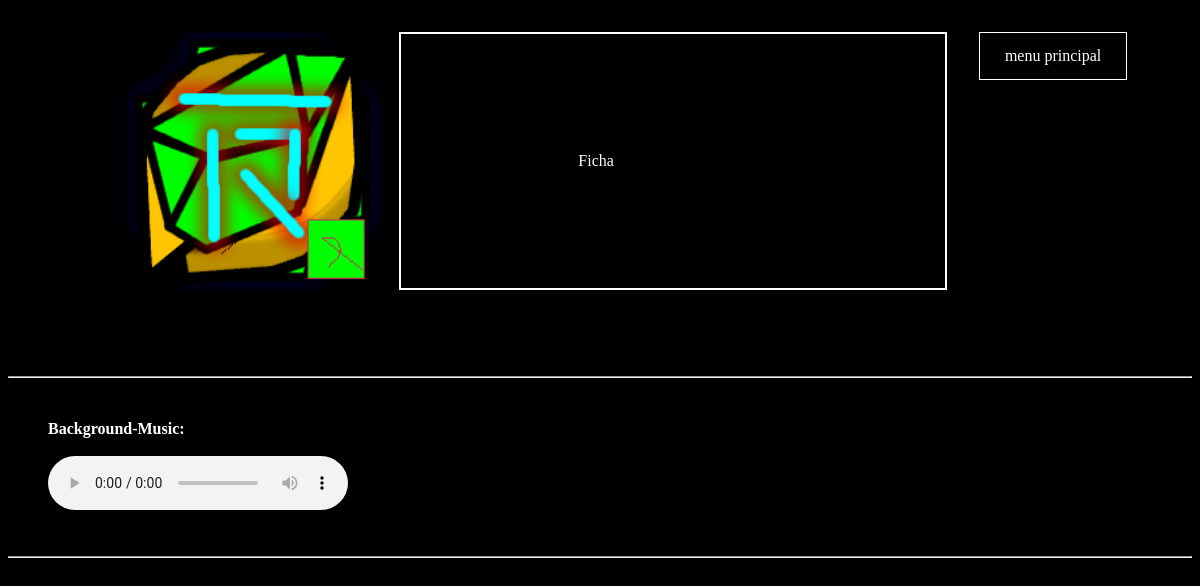
Page /menus/static/key_18.php on the earlier database version.
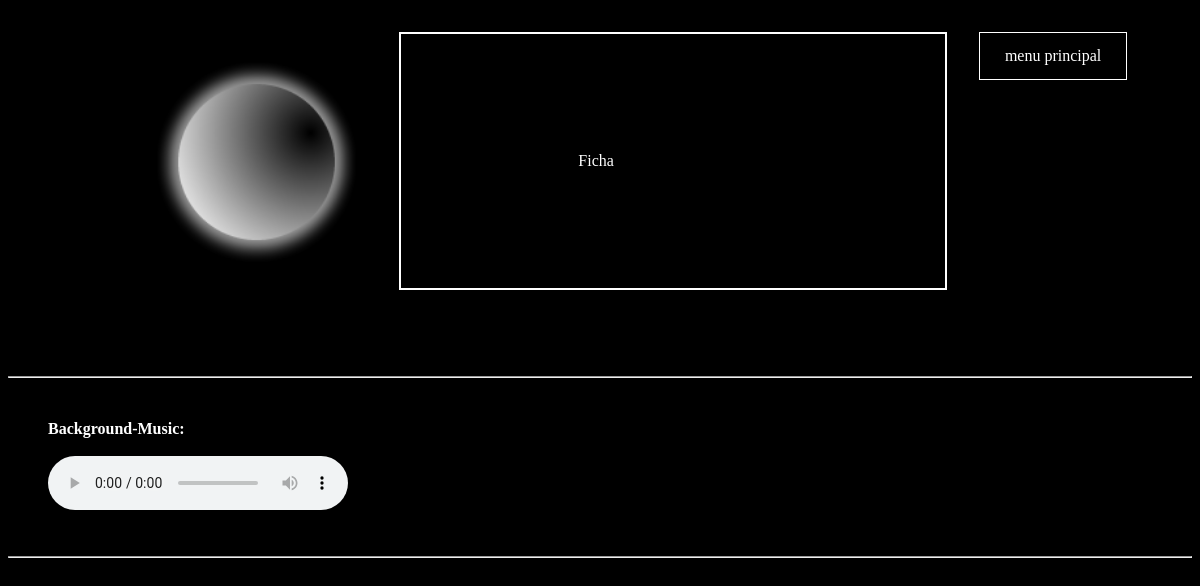
Same page on the later database version.
### tables this page shows
CREATE TABLE IF NOT EXISTS `inv_camada` (
  `id_inv_cam` bigint(20) UNSIGNED NOT NULL AUTO_INCREMENT,
  `DONO_INV` varchar(250) DEFAULT NULL,
  `user_inv` varchar(250) DEFAULT NULL,
  `head` varchar(250) DEFAULT NULL,
  `olhoDIR` varchar(250) DEFAULT NULL,
  `olhoesq` varchar(250) DEFAULT NULL,
  `ombroDIR` varchar(250) DEFAULT NULL,
  `ombroesq` varchar(250) DEFAULT NULL,
  `peitoral` varchar(250) DEFAULT NULL,
  `cintura` varchar(250) DEFAULT NULL,
  `handDIR` varchar(250) DEFAULT NULL,
  `handesq` varchar(250) DEFAULT NULL,
  `chifreDIR` varchar(250) DEFAULT NULL,
  `chifreesq` varchar(250) DEFAULT NULL,
  `cotoveloDIR` varchar(250) DEFAULT NULL,
  `cotoveloesq` varchar(250) DEFAULT NULL,
  `coxaDIR` varchar(250) DEFAULT NULL,
  `coxaesq` varchar(250) DEFAULT NULL,
  `feetDIR` varchar(250) DEFAULT NULL,
  `feetesq` varchar(250) DEFAULT NULL,
  `orelhaDIR` varchar(250) DEFAULT NULL,
  `orelhaesq` varchar(250) DEFAULT NULL,
  `asaDIR` varchar(250) DEFAULT NULL,
  `asaesq` varchar(250) DEFAULT NULL,
  `calda` varchar(250) DEFAULT NULL,
  `neck` varchar(250) DEFAULT NULL,
  `camada` varchar(250) DEFAULT NULL,
  `clan` varchar(255) NOT NULL,
  `save` varchar(255) NOT NULL,
  `custom` varchar(255) NOT NULL,
  `pact` varchar(250) NOT NULL,
  PRIMARY KEY (`id_inv_cam`),
  UNIQUE KEY `id_inv_cam` (`id_inv_cam`)
);

### menus/static/key_18.php (the view, shortened to what this page needs)
<?php
include('../../login-cadastro/db/conexao.php');
?>
<!DOCTYPE html>
<html lang="en">
<head>
</head>
<body>
   <img id="button01"  src=<?php
$stmt34= $pdo-> prepare( "SELECT * FROM inv_camada ORDER BY
       id_inv_cam DESC LIMIT 1 ");
$stmt34-> execute();
$result34 = $stmt34-> fetchAll( PDO::FETCH_ASSOC );
foreach($result34 as  $value34) {
echo $value34["clan"];
                     }
?>
 ></a>
   <a href="key_61.php"> <p id="button03" class="button">Ficha</p></a>
   <a class= "pg1" href="key_24.php">menu principal</a>
<br/>
   <br/>
    <br/>
<br/>
   <br/>
<br/>
   <br/>
<br/>
   <br/>
<br/>   <br/>
<br/>
   <br/>
<br/>
   <br/>
<br/>
   <br/>
<br/>
   <br/>
<br/>
<hr/>
<br/>
  <figure>
    <figcaption style="color:white; font-weight: bold ">Background-Music:</figcaption>
    <br/>
    <audio
        controls
        loop
        play
        src="../ost/theme.mp3">
    </audio>
    <br/>
</figure>
<br/>
<hr/>
<br/>
<br/>
</body>
</html>

Differences in the rows shown:
no longer on this page (row unchanged): inv_camada: clan (picture)
added inv_camada: clan (picture)
